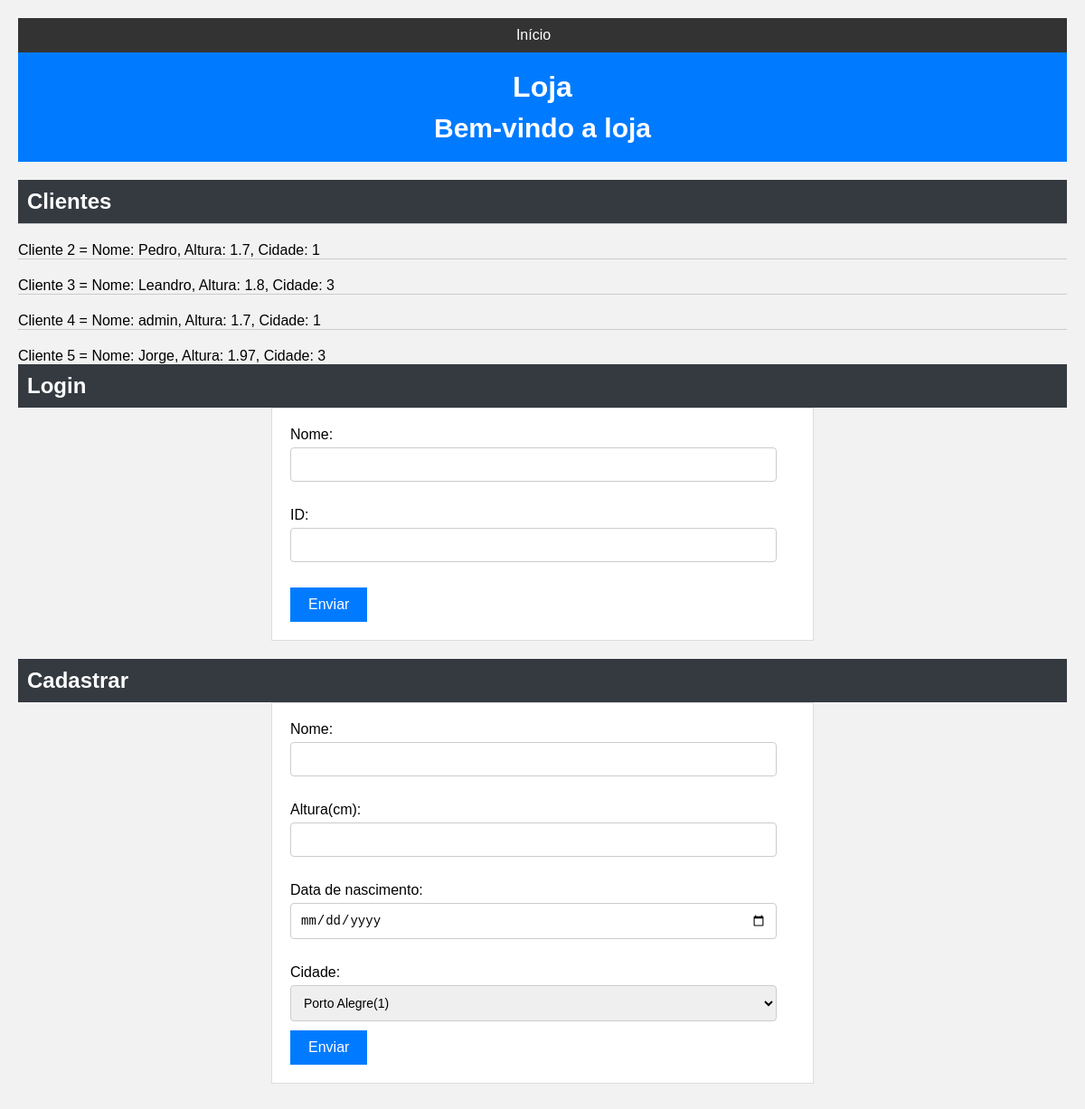
The page / on the database its author committed.
### tables this page shows
CREATE TABLE `clientes` (
  `id` int(11) NOT NULL,
  `nome` varchar(100) NOT NULL,
  `altura` double NOT NULL,
  `nascimento` date NOT NULL,
  `cidade_id` int(11) NOT NULL
);

### conexao.php (called while the page is built, shortened)
<?php
function selectDados($connect,$tabela,$where = "1",$what="*"){
    $query="SELECT $what FROM $tabela WHERE $where";
    $execute=mysqli_query($connect,$query);
    $result=mysqli_fetch_all($execute, MYSQLI_ASSOC);
    return $result;
}
    ?>

### index.php (the view, shortened to what this page needs)
<?php
require_once "conexao.php";
?>
<!DOCTYPE html>
<html>
<head>
<link rel="stylesheet" href="style.css">
</head>
<body>
<nav class="menu">
    <ul>
        <li>Início</li>
    </ul>
</nav>
<div class="topo">
    <h1>Loja</h1>
    <p>
        Bem-vindo a loja
    </p>
</div>
<h2>Clientes</h2>
<?php
    $clientes=selectDados($connect,"clientes");
    foreach($clientes as $c){
?>
<div>
    <hr>
    <p><?php echo 'Cliente ',$c['id'],' = Nome: ',$c['nome'], ', Altura: ',$c['altura'],', Cidade: ',$c['cidade_id']; ?></p>
</div>
<?php
   }
?>
<h2>Login</h2>
<form name="login" method="POST" action="conexao.php?login">
    <label for="inputNome">Nome:</label>
    <input type="text" name="inputNome"><br><br>
    <label for="inputNome">ID:</label>
    <input type="text" name="inputId"><br><br>
    <input type="submit" name="logon" value="Enviar">
</form>
<h2>Cadastrar</h2>
<form name="cadastro" method="POST" action="conexao.php?cadastrar">
    <label for="inputNome">Nome:</label>
    <input type="text" name="inputNome"><br><br>
    <label for="inputAlt">Altura(cm):</label>
    <input type="number" name="inputAlt" min="0" max=250><br><br>
    <label for="inputNasc">Data de nascimento:</label>
    <input type="date" name="inputNasc"><br><br>
    <label for="inputCid">Cidade:</label>
    <select name="inputCid"><br><br>
        <?php
            $cidades=selectDados($connect,"cidades");
            foreach($cidades as $cid){
        ?>
        <option value="<?php echo $cid['id'] ?>"><?php echo $cid['nome'],'(', $cid['id'],')' ?></option>
        <?php
            }
        ?>
    </select>
    <input type="submit" name="cadastro" value="Enviar">
</form>
</body>
</html>

### style.css (style rules this page uses)
* { margin: 0; padding: 0; box-sizing: border-box; }
body { font-family: Arial, sans-serif; background-color: #f2f2f2; padding: 20px; }
.menu { background-color: #333; color: #fff; padding: 10px 0; }
.menu ul { list-style-type: none; text-align: center; }
.menu ul li { display: inline-block; margin-right: 20px; cursor: pointer; }
.topo { background-color: #007bff; color: #fff; text-align: center; padding: 20px; margin-bottom: 20px; }
.topo h1 { margin-bottom: 10px; }
.topo p { font-size: 30px;font-weight: bold; }
h2 { background-color: #343a40; color: #fff; padding: 10px; }
form { background-color: #fff; border: 1px solid #ddd; padding: 20px; margin-bottom: 20px; max-width: 600px; margin-left: auto; margin-right: auto; }
form label { display: block; margin-bottom: 5px; }
form input[type="text"], form input[type="number"], form input[type="date"], form input[type="datetime-local"], form select { width: calc(100% - 20px); padding: 10px; margin-bottom: 10px; border: 1px solid #ccc; border-radius: 4px; font-size: 14px; }
form input[type="submit"] { background-color: #007bff; color: #fff; border: none; padding: 10px 20px; cursor: pointer; font-size: 16px; }
hr { border: 0; height: 1px; background-color: #ccc; margin-bottom: 20px; }

### rows shown on the page
clientes: id "2", nome "Pedro", altura "1.7", cidade "1"
clientes: id "3", nome "Leandro", altura "1.8", cidade "3"
clientes: id "4", nome "admin", altura "1.7", cidade "1"
clientes: id "5", nome "Jorge", altura "1.97", cidade "3"

### other values the page prints
form field inputCid "Porto Alegre(1)"
